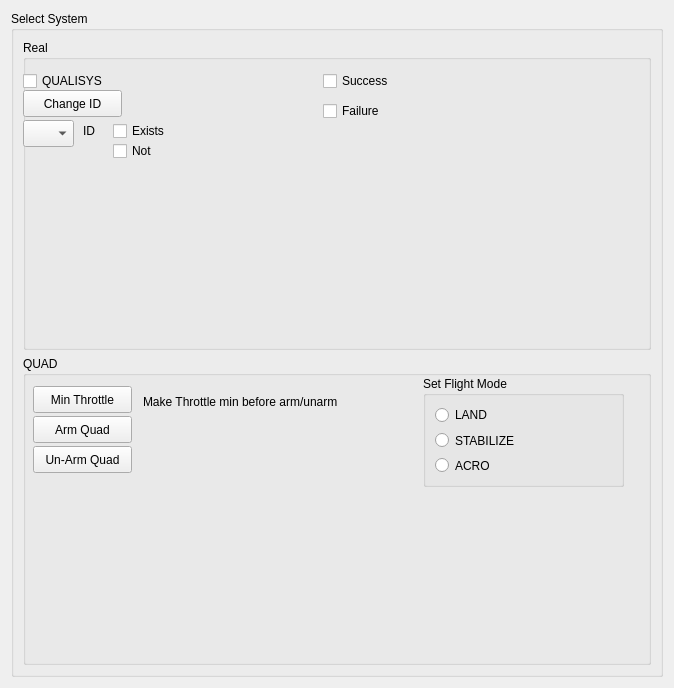
<?xml version="1.0" encoding="UTF-8"?>
<ui version="4.0">
 <class>Form</class>
 <widget class="QWidget" name="Form">
  <property name="geometry">
   <rect>
    <x>0</x>
    <y>0</y>
    <width>674</width>
    <height>688</height>
   </rect>
  </property>
  <property name="windowTitle">
   <string>Form</string>
  </property>
  <property name="styleSheet">
   <string notr="true"/>
  </property>
  <layout class="QGridLayout" name="gridLayout">
   <item row="0" column="0">
    <widget class="QGroupBox" name="groupBox">
     <property name="title">
      <string>Select System</string>
     </property>
     <layout class="QGridLayout" name="gridLayout_5">
      <item row="1" column="0">
       <widget class="QGroupBox" name="groupBox_3">
        <property name="title">
         <string>QUAD</string>
        </property>
        <widget class="QPushButton" name="ArmQuad">
         <property name="geometry">
          <rect>
           <x>10</x>
           <y>60</y>
           <width>99</width>
           <height>27</height>
          </rect>
         </property>
         <property name="text">
          <string>Arm Quad</string>
         </property>
        </widget>
        <widget class="QPushButton" name="UnArmQuad">
         <property name="geometry">
          <rect>
           <x>10</x>
           <y>90</y>
           <width>99</width>
           <height>27</height>
          </rect>
         </property>
         <property name="text">
          <string>Un-Arm Quad</string>
         </property>
        </widget>
        <widget class="QLabel" name="label_3">
         <property name="geometry">
          <rect>
           <x>120</x>
           <y>30</y>
           <width>271</width>
           <height>31</height>
          </rect>
         </property>
         <property name="text">
          <string>Make Throttle min before arm/unarm</string>
         </property>
        </widget>
        <widget class="QPushButton" name="MinThrottle">
         <property name="geometry">
          <rect>
           <x>10</x>
           <y>30</y>
           <width>99</width>
           <height>27</height>
          </rect>
         </property>
         <property name="text">
          <string>Min Throttle</string>
         </property>
        </widget>
        <widget class="QGroupBox" name="ModeGroup">
         <property name="geometry">
          <rect>
           <x>400</x>
           <y>20</y>
           <width>201</width>
           <height>111</height>
          </rect>
         </property>
         <property name="title">
          <string>Set Flight Mode</string>
         </property>
         <layout class="QVBoxLayout" name="verticalLayout">
          <item>
           <widget class="QRadioButton" name="ModeLAND">
            <property name="text">
             <string>LAND</string>
            </property>
           </widget>
          </item>
          <item>
           <widget class="QRadioButton" name="ModeSTABILIZE">
            <property name="text">
             <string>STABILIZE</string>
            </property>
           </widget>
          </item>
          <item>
           <widget class="QRadioButton" name="ModeACRO">
            <property name="text">
             <string>ACRO</string>
            </property>
           </widget>
          </item>
         </layout>
        </widget>
       </widget>
      </item>
      <item row="0" column="0">
       <widget class="QGroupBox" name="groupBox_2">
        <property name="title">
         <string>Real</string>
        </property>
        <widget class="QCheckBox" name="Qualisys">
         <property name="geometry">
          <rect>
           <x>0</x>
           <y>30</y>
           <width>97</width>
           <height>22</height>
          </rect>
         </property>
         <property name="text">
          <string>QUALISYS</string>
         </property>
        </widget>
        <widget class="QCheckBox" name="QualisysSuccess">
         <property name="geometry">
          <rect>
           <x>300</x>
           <y>30</y>
           <width>97</width>
           <height>22</height>
          </rect>
         </property>
         <property name="text">
          <string>Success</string>
         </property>
        </widget>
        <widget class="QCheckBox" name="QualisysFailure">
         <property name="geometry">
          <rect>
           <x>300</x>
           <y>60</y>
           <width>97</width>
           <height>22</height>
          </rect>
         </property>
         <property name="text">
          <string>Failure</string>
         </property>
        </widget>
        <widget class="QLabel" name="label">
         <property name="geometry">
          <rect>
           <x>60</x>
           <y>80</y>
           <width>91</width>
           <height>21</height>
          </rect>
         </property>
         <property name="text">
          <string>ID</string>
         </property>
        </widget>
        <widget class="QCheckBox" name="Exists">
         <property name="geometry">
          <rect>
           <x>90</x>
           <y>80</y>
           <width>97</width>
           <height>22</height>
          </rect>
         </property>
         <property name="text">
          <string>Exists</string>
         </property>
        </widget>
        <widget class="QCheckBox" name="ExistsNot">
         <property name="geometry">
          <rect>
           <x>90</x>
           <y>100</y>
           <width>97</width>
           <height>22</height>
          </rect>
         </property>
         <property name="text">
          <string>Not</string>
         </property>
        </widget>
        <widget class="QPushButton" name="changeID">
         <property name="geometry">
          <rect>
           <x>0</x>
           <y>50</y>
           <width>99</width>
           <height>27</height>
          </rect>
         </property>
         <property name="text">
          <string>Change ID</string>
         </property>
        </widget>
        <widget class="QComboBox" name="MocapID">
         <property name="geometry">
          <rect>
           <x>0</x>
           <y>80</y>
           <width>51</width>
           <height>27</height>
          </rect>
         </property>
        </widget>
       </widget>
      </item>
     </layout>
    </widget>
   </item>
  </layout>
 </widget>
 <resources/>
 <connections/>
</ui>
